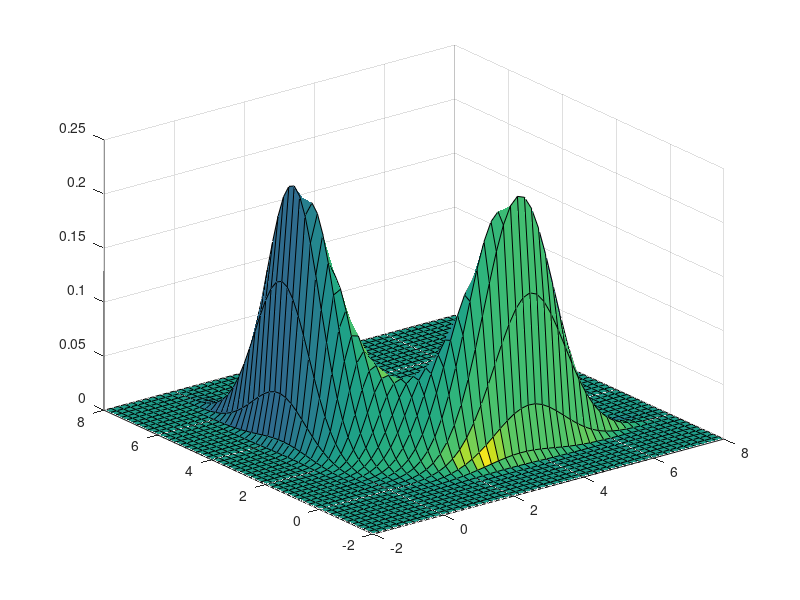

Write the MATLAB code that produced this figure.
clc;
clear all;
close all;

c = 1/20216.335877;
f = @(x1,x2) c * exp(-((x1.*x1).*(x2.*x2) + x1.*x1 + x2.*x2 - 8*x1 - 8*x2)/2);

[X,Y] = meshgrid(-2:.2:8);
Z = f(X,Y);
% s = surf(X,Y,Z,'FaceAlpha',0.9)
sl = surfl(X,Y,Z)
% shading interp